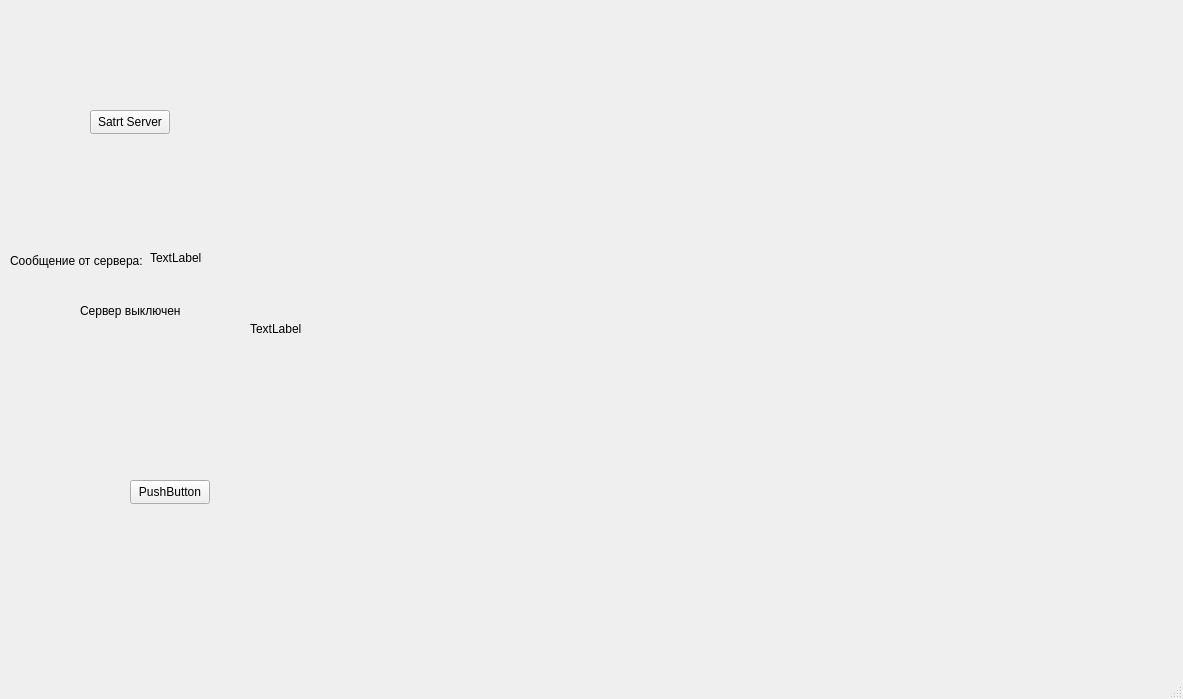
<?xml version="1.0" encoding="UTF-8"?>
<ui version="4.0">
 <class>MainWindow</class>
 <widget class="QMainWindow" name="MainWindow">
  <property name="geometry">
   <rect>
    <x>0</x>
    <y>0</y>
    <width>1183</width>
    <height>699</height>
   </rect>
  </property>
  <property name="windowTitle">
   <string>MainWindow</string>
  </property>
  <widget class="QWidget" name="centralwidget">
   <widget class="QLabel" name="label">
    <property name="geometry">
     <rect>
      <x>80</x>
      <y>300</y>
      <width>131</width>
      <height>21</height>
     </rect>
    </property>
    <property name="text">
     <string>Сервер выключен</string>
    </property>
   </widget>
   <widget class="QPushButton" name="start">
    <property name="geometry">
     <rect>
      <x>90</x>
      <y>110</y>
      <width>80</width>
      <height>24</height>
     </rect>
    </property>
    <property name="text">
     <string>Satrt Server</string>
    </property>
   </widget>
   <widget class="QLabel" name="label_2">
    <property name="geometry">
     <rect>
      <x>250</x>
      <y>20</y>
      <width>818</width>
      <height>617</height>
     </rect>
    </property>
    <property name="text">
     <string>TextLabel</string>
    </property>
   </widget>
   <widget class="QLabel" name="label_3">
    <property name="geometry">
     <rect>
      <x>10</x>
      <y>250</y>
      <width>141</width>
      <height>21</height>
     </rect>
    </property>
    <property name="text">
     <string>Сообщение от сервера:</string>
    </property>
   </widget>
   <widget class="QLabel" name="message_">
    <property name="geometry">
     <rect>
      <x>150</x>
      <y>250</y>
      <width>61</width>
      <height>16</height>
     </rect>
    </property>
    <property name="text">
     <string>TextLabel</string>
    </property>
   </widget>
   <widget class="QPushButton" name="pushButton">
    <property name="geometry">
     <rect>
      <x>130</x>
      <y>480</y>
      <width>80</width>
      <height>24</height>
     </rect>
    </property>
    <property name="text">
     <string>PushButton</string>
    </property>
   </widget>
  </widget>
  <widget class="QMenuBar" name="menubar">
   <property name="geometry">
    <rect>
     <x>0</x>
     <y>0</y>
     <width>1183</width>
     <height>21</height>
    </rect>
   </property>
  </widget>
  <widget class="QStatusBar" name="statusbar"/>
 </widget>
 <resources/>
 <connections/>
</ui>
